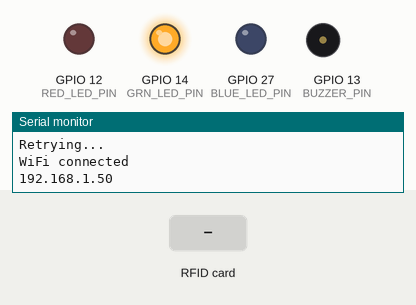
A sketch run on a simulated ESP32. On the bench: output pins drawn as LEDs (lit = HIGH), buzzer (waves = sounding, pin HIGH), the last lines printed to the serial monitor. The inputs (shaded band) are chosen by the test bench. WiFi joins after 1.5 s; servers stay silent unless stated; uploads are accepted with an empty reply.

Above: at 4.0 s.
4.1 s: RFID card 5E 7A 19 C4 held to the reader
At 4.45 s:
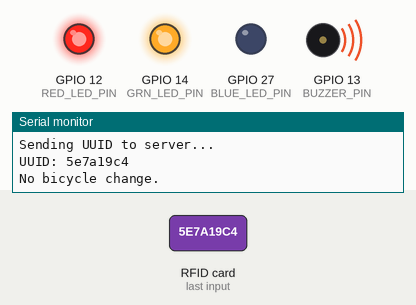
At 6.8 s:
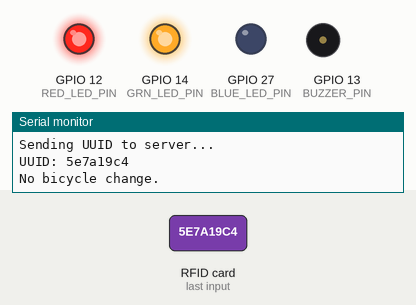
Timing chart, 0 to 9.2 s (numbered marks = the images above; inputs shaded):
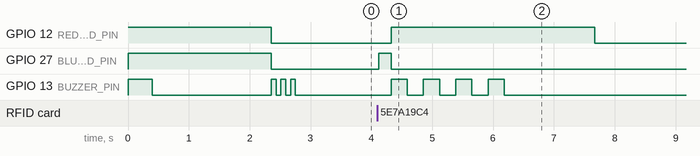

Measured:
- after the input at 4.1 s, GPIO 12 (RED_LED_PIN): LOW → HIGH after 0.22 s, → LOW 3.3 s later; GPIO 27 (BLUE_LED_PIN): LOW → HIGH at once, → LOW 0.20 s later; GPIO 13 (BUZZER_PIN): alternates HIGH for 0.27 s and LOW for 0.27 s, 8 changes in all, then stays LOW, starting after 0.22 s

The sketch:

mainv2.ino
```cpp
#include "mainv2.h"
#include "buzzrgb.h"

char* ssid = "dd-wrt";
char* password = "5iMLKcnkLk2MGc";
char* server_url = "http://192.168.1.102/api/recv";


MFRC522 mfrc522(SS_PIN, RST_PIN);

bool connectToWiFi() {
  Serial.println("Connecting to WiFi...");
  WiFi.begin(ssid, password);
  int attempts = 0;
  while (WiFi.status() != WL_CONNECTED && attempts < 10) {
    delay(750);
    Serial.println("Retrying...");
    attempts++;
  }
  if (WiFi.status() == WL_CONNECTED) {
    Serial.println("WiFi connected");
    return true;
  } else {
    Serial.println("Failed to connect to WiFi");
    return false;
  }
}


void controller(const String& code, int slot_position){
  if (code == "0.1"){ // Code to add bicycle to holder
    rgb_set(1, 1, 1); // Set LED color to White
    success_buzzer_sound();
  } else if (code == "1.1"){ // Code to remove bicycle from holder
    rgb_set(1, 1, 1); // Set LED color to White
    success_2_buzzer_sound();
  } else{
    Serial.print("No bicycle change.\n");
    rgb_set(1, 1, 0); // Set LED color to Yellow
    error_buzzer_sound();
  }
  delay(1000); // Short delay after output message or action
}

bool sendUUID(const String& uuid, const String& ip) {
  Serial.println("Sending UUID to server...");
  Serial.print("UUID: ");
  Serial.println(uuid);
  JSONVar dataObject;
  dataObject["uuid"] = uuid;
  dataObject["ip"] = ip;
  String jsonString = JSON.stringify(dataObject);
  HTTPClient http;
  http.begin(server_url);
  http.addHeader("Content-Type", "application/json");
  int httpResponseCode = http.POST(jsonString);
  String response_data = http.getString();
  http.end();

  JSONVar response_data_json = JSON.parse(response_data);

  controller(response_data_json["code"], response_data_json["slot_to_open"]);

  if (httpResponseCode == HTTP_CODE_OK) {
    Serial.println("UUID sent successfully");
    return true;
  }
  Serial.print("HTTP Error code: ");
  Serial.println(httpResponseCode);
  return false;
}

String readRFID() {
  if (!mfrc522.PICC_IsNewCardPresent()) {
    return "";
  }
  if (!mfrc522.PICC_ReadCardSerial()) {
    return "";
  }
  String uuid = "";
  for (byte i = 0; i < mfrc522.uid.size; i++) {
    uuid += String(mfrc522.uid.uidByte[i] < 0x10 ? "0" : "");
    uuid += String(mfrc522.uid.uidByte[i], HEX);
  }
  mfrc522.PICC_HaltA();
  return uuid;
}

void setup() {
  Serial.begin(115200);
  init_periferals();
  SPI.begin();
  mfrc522.PCD_Init(); // Init mfcr522
  pinMode(LID_CHECK, INPUT);
  while (!Serial) {}

  connectToWiFi();
  Serial.println(WiFi.localIP().toString());
  rgb_set(0, 1, 0);
  emit_sound(10, 3);
}

void loop() {
  if (WiFi.status() != WL_CONNECTED) {
    rgb_set(1, 0, 0);
    connectToWiFi();
  }
  // Check if lid is open
  //if (digitalRead(LID_CHECK)!=1){
    //MACHINE EMERGENCY
  //}
  else{
    rgb_set(0, 1, 0);
    String uuid = readRFID();
    if (uuid != "") {
      rgb_set(0, 1, 1);
      String ip = WiFi.localIP().toString();
      if (sendUUID(uuid, ip)) {
        delay(200); // Delay to avoid sending data too frequently
      }
      delay(20); // Delay between RFID scans
    }
  }
}
```

buzzrgb.cpp
```cpp
#include "buzzrgb.h"

const int RGBpin [3] = {RED_LED_PIN, GRN_LED_PIN, BLUE_LED_PIN};

void emit_sound(int freq, int times){ // Basic buzzer controller. freq means times per second, not sound wave frequency
  freq = 800/freq;
  for (int a = 0; a<times; a++){
    digitalWrite(BUZZER_PIN, 1);
    delay(freq);
    digitalWrite(BUZZER_PIN, 0);
    delay(freq);
  }
}

void success_buzzer_sound(){ // Make sound a nice pleasing sound that indicates all is fine
  emit_sound(6, 3);
}

void success_2_buzzer_sound(){ // Make sound another nice pleasing sound that indicates all is fine
  emit_sound(4, 2);
}

void error_buzzer_sound(){ // Make sounde a not nice sound that indicates something is wrong
  emit_sound(3, 4);
}
void rgb_set(int R, int G, int B){ // Set the color of the RGB Led diode
  digitalWrite(RGBpin[0], R);
  digitalWrite(RGBpin[1], G);
  digitalWrite(RGBpin[2], B);
}

void init_periferals(){
  for(int i=0; i<3; i++){
    pinMode(RGBpin[i], OUTPUT); // Set every LED pin as OUTPUT
  }
  pinMode(BUZZER_PIN, OUTPUT);
  rgb_set(1, 1, 1);
  emit_sound(2, 1);
}
```

buzzrgb.h
```cpp
#include "Arduino.h"

#ifndef BUZZER_PIN
#define BUZZER_PIN 13
#endif

#ifndef RED_LED_PIN
#define RED_LED_PIN 12
#endif

#ifndef BLUE_LED_PIN
#define BLUE_LED_PIN 27
#endif

#ifndef GRN_LED_PIN
#define GRN_LED_PIN 14
#endif

// Emit sound through buzzer
// freq (times/s); times: times to repeat sound.
void emit_sound(int, int);

//Emit success sound v1
void success_buzzer_sound();

// Emit success sound v2
void success_2_buzzer_sound();

// Emit success sound v3
void error_buzzer_sound();

// Write the rgb colours depending on
// R, G, B. 0-1024 values

void rgb_set(int, int, int); // Set the color of the RGB Led diode

void init_periferals();
```

mainv2.h
```cpp
#include "Arduino.h"
#include "WiFi.h"
#include "HTTPClient.h"
#include "Arduino_JSON.h"
#include "SPI.h"
#include "MFRC522.h"
#include "buzzrgb.h"


#ifndef RST_PIN
#define RST_PIN 0
#endif

#ifndef SS_PIN
#define SS_PIN 21 // GPIO 21 ESP32
#endif

#ifndef LID_CHECK
#define LID_CHECK 33 // GPIO 33 ESP32
#endif


// Connect to Wifi
// Returns True if connected, else, false.
bool connectToWifi();

// Depeding on status_code, it opens or not a slot
// and calls other functions to emit or not sound/light.
void controller(const String&, int);

// Sends the given uuid through http, to the set server_url variable
bool sendUUID(const String&, const String&);


// Reads the RFID data if card/keychain is pressent,
// returns the uuid of the scanned element.
String readRFID();
```
